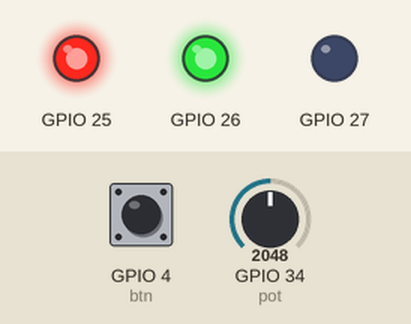
The program below on a simulated ESP32 board running MicroPython. On the bench: output pins drawn as LEDs (lit = HIGH). Wiring (from the project's diagram.json): green button on GPIO 4, RGB LED R on GPIO 25, RGB LED G on GPIO 26, RGB LED B on GPIO 27, potentiometer on GPIO 34. Inputs (shaded band) come from the test bench; at power-on: GPIO 34 (pot) = 2048, GPIO 4 (btn) HIGH (analog values on the 0–4095 scale). WiFi joins after 1.5 s; the clock reads 2024-03-15 10:24:30 at power-on unless the program sets it; no MQTT or app messages arrive unless stated; what the program prints to the serial console is not drawn.

Above: at 3.0 s.
3.1 s: GPIO 34 (pot) set to 0
At 4.0 s:
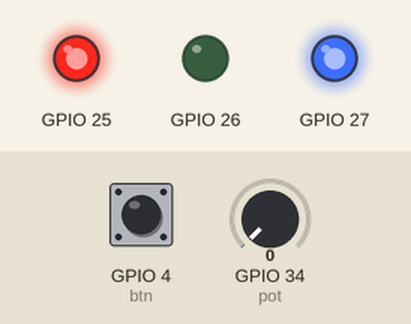
4.8 s: GPIO 4 (btn) pulled LOW for 0.15 s
At 5.6 s:
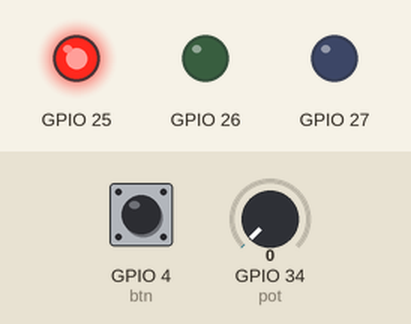
6.4 s: GPIO 4 (btn) pulled LOW for 1 s
At 7.6 s:
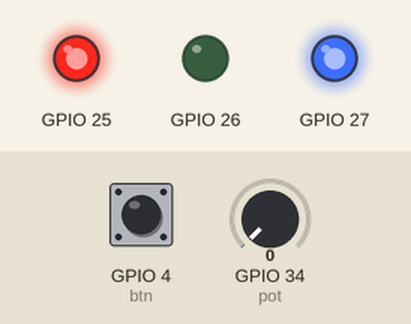
8.9 s: GPIO 4 (btn) pulled LOW for 3.2 s
At 9.5 s:
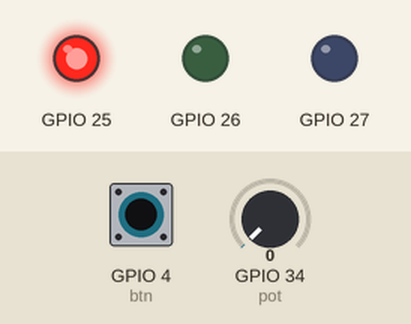
13.6 s: GPIO 4 (btn) pulsed LOW 5 times (0.12 s each, 0.3 s apart)
At 15.6 s:
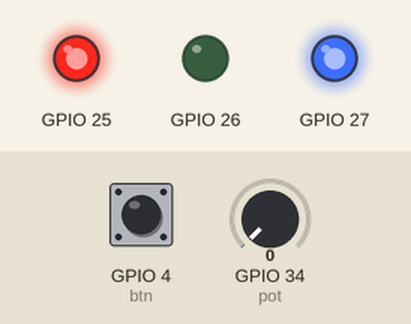
16.6 s: GPIO 34 (pot) set to 140
At 54.5 s:
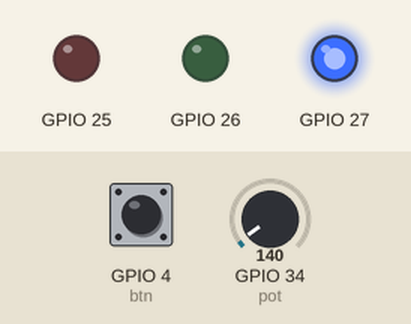
Timing chart, 0 to 55.0 s (numbered marks = the images above; inputs shaded):
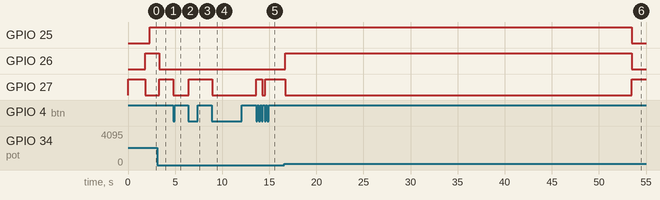

Measured:
- after the input at 3.1 s, GPIO 26: HIGH → LOW after 0.24 s; GPIO 27: LOW → HIGH after 0.24 s
- after the input at 4.8 s, GPIO 27: HIGH → LOW at once
- after the input at 6.4 s, GPIO 27: LOW → HIGH at once
- after the input at 8.9 s, GPIO 27: HIGH → LOW at once
- after the input at 13.6 s, GPIO 27: LOW → HIGH at once, → LOW 0.61 s later, → HIGH 0.31 s later
- after the input at 16.6 s, GPIO 26: LOW → HIGH after 0.09 s, → LOW 36.8 s later; GPIO 27: HIGH → LOW after 0.09 s, → HIGH 36.8 s later

The program:

main.py
```python
from machine import Pin, ADC
from umqtt.simple import MQTTClient
import network, ntptime, ujson, time

# ---------- Identidade (contrato de evento) ----------
NODE_ID = "esp32-07"
ASSET_ID = "motor-linha3-02"

PREFIXO = "ubiq/swifties/motor-linha3-02"
TOPICO_EVENTOS = PREFIXO + "/eventos"

BROKER = "broker.hivemq.com"
PORTA = 1883

# ---------- Parametros ----------
INTERVALO_EVENTO = 500 # ms
TIMEOUT_ACK = 4000 # 4 segundos
BUFFER_MAX = 100
ADC_MIN, ADC_MAX = 0, 4095 # Intervalo da leitura analógica
VALOR_MAX = 4.0 # Valor máximo da leitura normalizada
UNIDADE = "xRMS_base"
DEBOUNCE_MS = 300 # Debouce para voltar o estado anterior controlado pelo botão
VALIDADE_MS = 20000 # Tolerancia de atraso do prototipo

# ---------- M1: I/O ----------
led_r, led_g, led_b = Pin(25, Pin.OUT), Pin(26, Pin.OUT), Pin(27, Pin.OUT)
pot = ADC(Pin(34))
pot.atten(ADC.ATTN_11DB)
btn = Pin(4, Pin.IN, Pin.PULL_UP)

def cor(r, g, b):
    led_r.value(r)
    led_g.value(g)
    led_b.value(b)

# ---------- Estado ----------
buffer = []
seq_atual = 0
max_confirmado = 0
ok = dup = reenvios = descartados = invalidos = desconhecidos = expirados = 0
cliente = None
online = False
falha_simulada = False
ultima_invalida = False
btn_anterior = 1
t_btn = 0

# ---------- M2: rede e relogio ----------
def conectar_wifi():
    wlan = network.WLAN(network.STA_IF)
    wlan.active(True)
    if not wlan.isconnected():
        wlan.connect("Wokwi-GUEST", "")
        while not wlan.isconnected():
            time.sleep_ms(200)
    print("[WIFI] ok", wlan.ifconfig()[0])

def agora_iso():
    t = time.gmtime(time.time())
    return "%04d-%02d-%02dT%02d:%02d:%02dZ" % (t[0], t[1], t[2], t[3], t[4], t[5])

def estado_link():
    if not online:
        return "OFFLINE"
    if len(buffer) >= BUFFER_MAX:
        return "BUFFER_CHEIO"
    if buffer:
        return "PENDENTE"
    return "EM_DIA"

# ---------- M4: eco recebido = confirmacao ----------
def ao_receber(topico, payload):
    global ok, dup, desconhecidos, max_confirmado
    if falha_simulada:
        return
    try:
        e = ujson.loads(payload)
    except Exception:
        return
    if e.get("deviceId") != NODE_ID:
        return
    seq = e.get("sequence")
    if not isinstance(seq, int):
        return

    for i, ev in enumerate(buffer):
        if ev["seq"] == seq:
            buffer.pop(i)
            ok += 1
            if seq > max_confirmado:
                max_confirmado = seq
            print("[CONFIRMADO] seq=%d  (ok=%d dup=%d reenv=%d perdidos=%d inval=%d exp=%d)"
                  % (seq, ok, dup, reenvios, descartados, invalidos, expirados))
            return

    if seq <= max_confirmado:
        dup += 1
        print("[DUPLICADO] seq=%d descartado por idempotencia (max=%d)"
              % (seq, max_confirmado))
    else:
        desconhecidos += 1
        print("[DESCONHECIDO] seq=%d fora do buffer" % seq)

def conectar_mqtt():
    global cliente
    cliente = MQTTClient(NODE_ID + str(time.ticks_ms() % 9999), BROKER, PORTA)
    cliente.set_callback(ao_receber)
    cliente.connect()
    cliente.subscribe(TOPICO_EVENTOS)
    print("[MQTT] conectado")

# ---------- M3: leitura, validacao e contrato de evento ----------
def gerar_evento():
    global seq_atual, descartados, invalidos, ultima_invalida
    seq_atual += 1

    bruto = pot.read()
    valido = ADC_MIN < bruto < ADC_MAX
    ultima_invalida = not valido

    if len(buffer) >= BUFFER_MAX:
        descartados += 1
        print("[PERDA] seq=%d descartado: buffer cheio" % seq_atual)
        return

    if valido:
        valor, qualidade = round(bruto * VALOR_MAX / ADC_MAX, 2), "VALIDO"
    else:
        invalidos += 1
        valor, qualidade = None, "INVALIDO"
        print("[INVALIDO] seq=%d bruto=%d (saturado ou desconectado)"
              % (seq_atual, bruto))

    buffer.append({
        "seq": seq_atual,
        "t_ms": time.ticks_ms(),
        "ts": agora_iso(),
        "valor": valor,
        "qualidade": qualidade,
        "state": estado_link(),
        "enviado_em": None,
        "tentativas": 0,
        "expirado": False,
    })

# ---------- Adversarial: validade do dado armazenado ----------
def verificar_validade(ev):
    global expirados
    idade = time.ticks_diff(time.ticks_ms(), ev["t_ms"])
    fresco = idade <= VALIDADE_MS
    if not fresco and not ev["expirado"]:
        ev["expirado"] = True
        expirados += 1
        print("[EXPIRADO] seq=%d idade=%d ms > %d ms: historico apenas, sem valor para decisao"
              % (ev["seq"], idade, VALIDADE_MS))
    return idade, fresco

def publicar(ev):
    idade, fresco = verificar_validade(ev)
    msg = ujson.dumps({
        "eventType": "medicao.vibracao",
        "deviceId": NODE_ID,
        "entityId": ASSET_ID,
        "eventTimeMs": ev["t_ms"],
        "eventTimeIso": ev["ts"],
        "sequence": ev["seq"],
        "value": ev["valor"],
        "unit": UNIDADE,
        "quality": ev["qualidade"],
        "state": ev["state"],
        "attempt": ev["tentativas"] + 1,
        "ageMs": idade,
        "freshness": "VALIDO" if fresco else "EXPIRADO",
    })
    cliente.publish(TOPICO_EVENTOS, msg)
    print(msg)
    ev["enviado_em"] = time.ticks_ms()
    ev["tentativas"] += 1

# ---------- M5: store-and-forward ----------
def tratar_pendencias():
    global reenvios
    for ev in buffer:
        nunca = ev["enviado_em"] is None
        expirou = (not nunca and
                   time.ticks_diff(time.ticks_ms(), ev["enviado_em"]) > TIMEOUT_ACK)
        if nunca or expirou:
            if expirou:
                reenvios += 1
                print("[SEM ECO] seq=%d -> reenvio" % ev["seq"])
            publicar(ev)
            return

# ---------- Falha de enlace simulada (botao) ----------
def ler_botao():
    global falha_simulada, btn_anterior, t_btn
    atual = btn.value()
    agora = time.ticks_ms()
    if btn_anterior == 1 and atual == 0 and time.ticks_diff(agora, t_btn) > DEBOUNCE_MS:
        t_btn = agora
        falha_simulada = not falha_simulada
        print("[FALHA SIMULADA] %s" %
              ("enlace cortado" if falha_simulada else "enlace restabelecido"))
    btn_anterior = atual

def atualizar_led():
    if not online:
        cor(1, 0, 0)                        # vermelho: sem enlace
    elif len(buffer) >= BUFFER_MAX:
        cor(0, 0, 1)                        # azul: buffer cheio, ha perda
    elif ultima_invalida:
        cor(1, 0, 1)                        # magenta: leitura invalida
    elif buffer:
        cor(1, 1, 0)                        # amarelo: drenando pendencias
    else:
        cor(0, 1, 0)                        # verde: em dia

# ---------- Principal ----------
cor(0, 0, 1)
conectar_wifi()
ntptime.settime()
print("[NTP]", agora_iso())
conectar_mqtt()

t_evento = time.ticks_ms()

while True:
    ler_botao()
    try:
        cliente.check_msg()
        if falha_simulada:
            online = False
        else:
            online = True
            tratar_pendencias()
    except OSError:
        online = False
        print("[MQTT] caiu, reconectando...")
        try:
            conectar_mqtt()
        except OSError:
            time.sleep_ms(2000)

    if time.ticks_diff(time.ticks_ms(), t_evento) > INTERVALO_EVENTO:
        t_evento = time.ticks_ms()
        gerar_evento()

    atualizar_led()
    time.sleep_ms(50)
```
